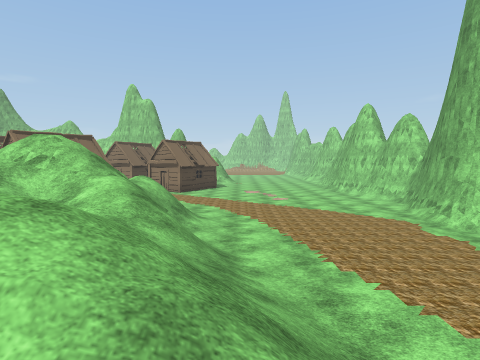
view 1 (above)

24 first-person views from a walk through a Unity game level. The camera is 1.4 m above the floor, tilts 4° down and sees 80° across. The floor is counted in squares, 2 m on a side. Each view is taken from the middle of a square. On the plan, view 1 faces up. The plan holds only what a view shows up to about 10 squares ahead; the rest is blank. The place goes on beyond the plan. The player character is not drawn. Some animated figures are not drawn. Some surface patterns are stand-ins.

view 2
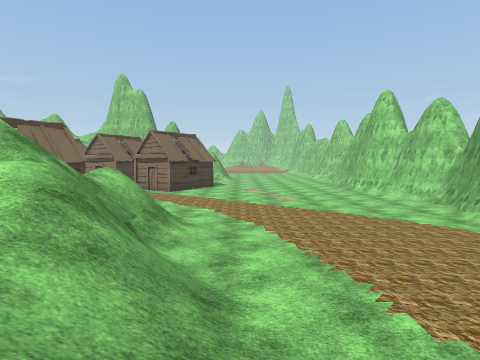

view 3
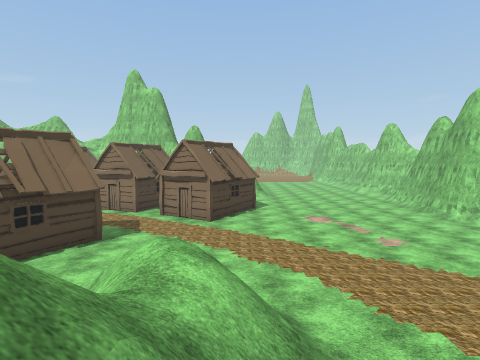

view 4
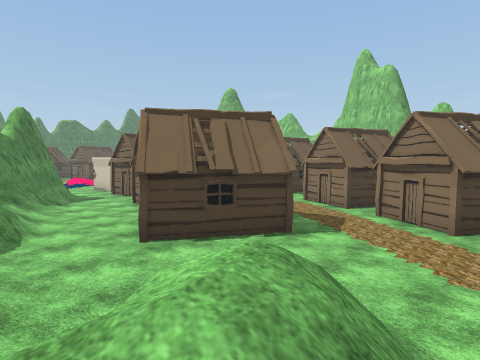

view 5
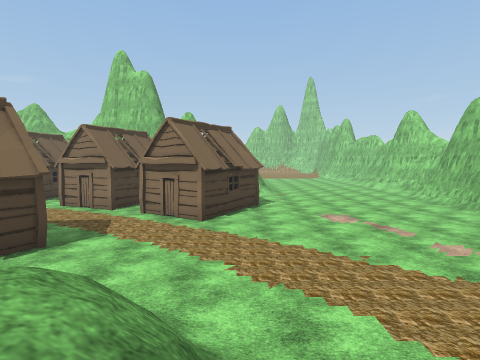

view 6
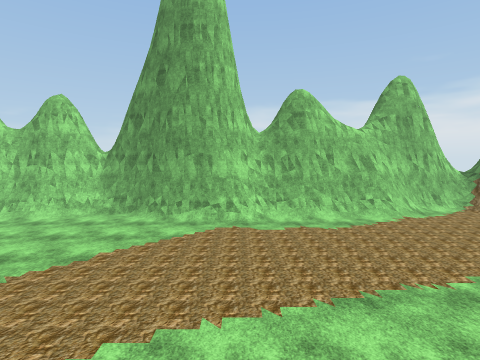

view 7
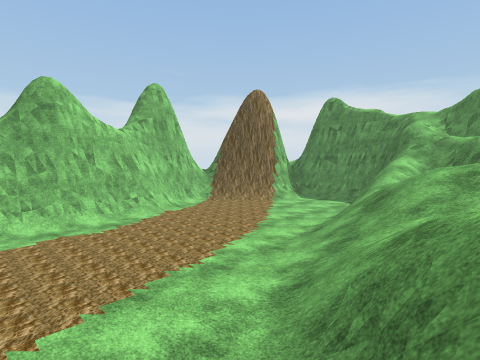

view 8
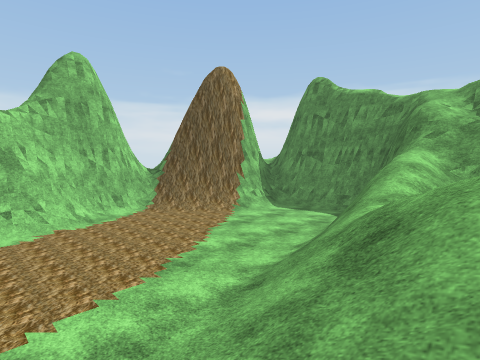

view 9
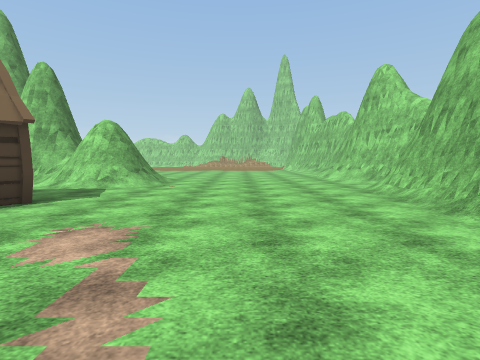

view 10
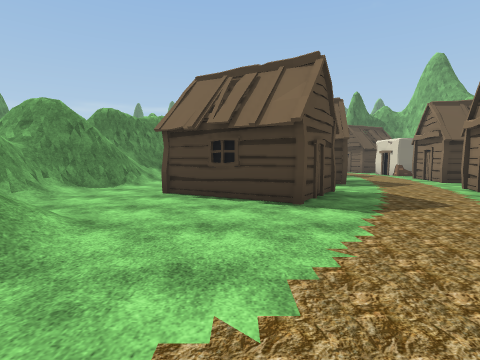

view 11
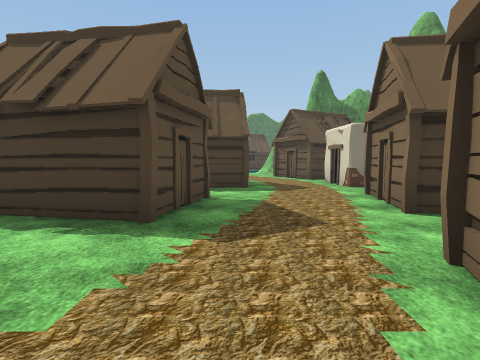

view 12
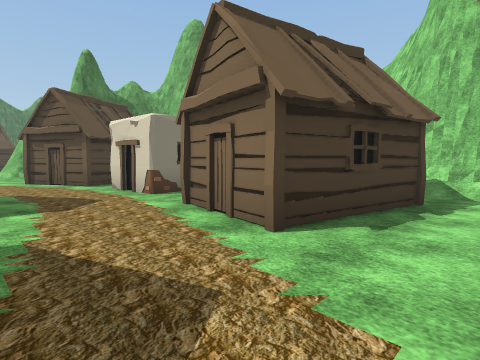

view 13
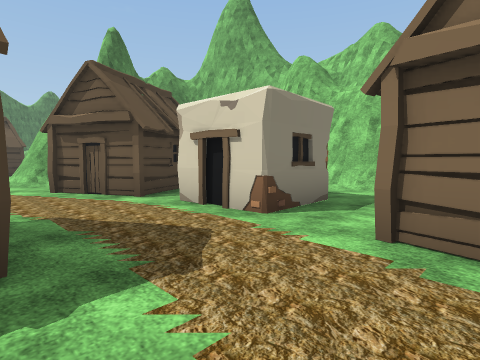

view 14
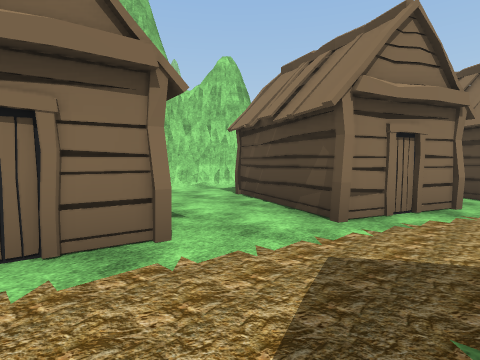

view 15
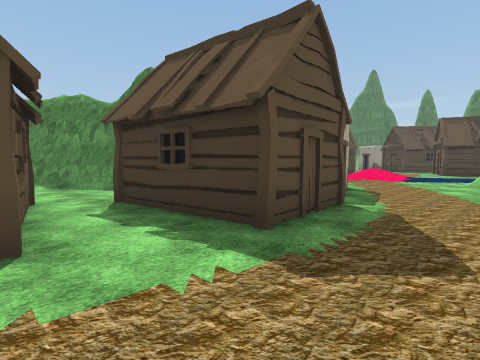

view 16
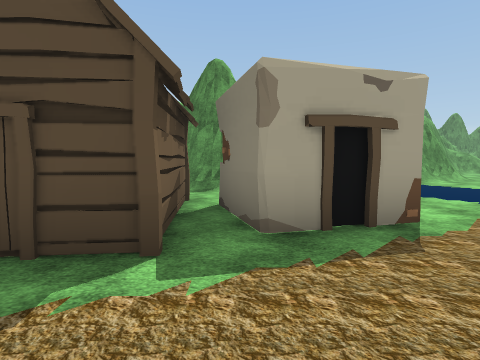

view 17
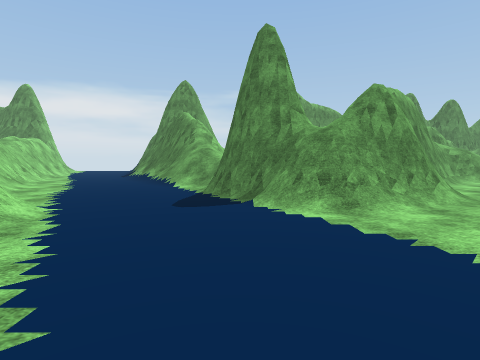

view 18
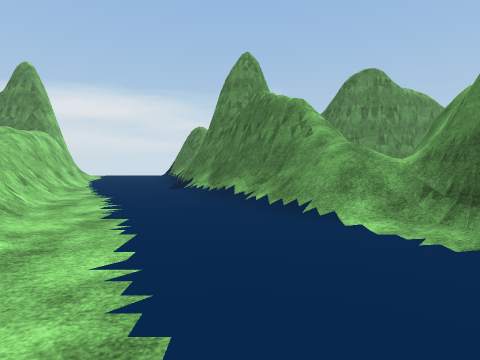

view 19
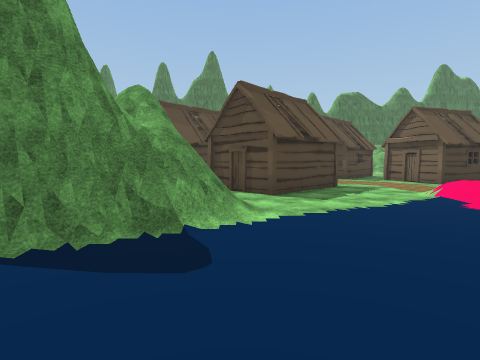

view 20
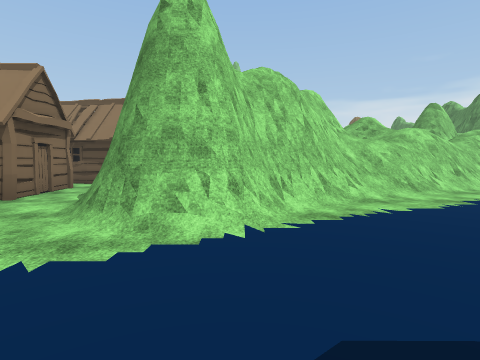

view 21
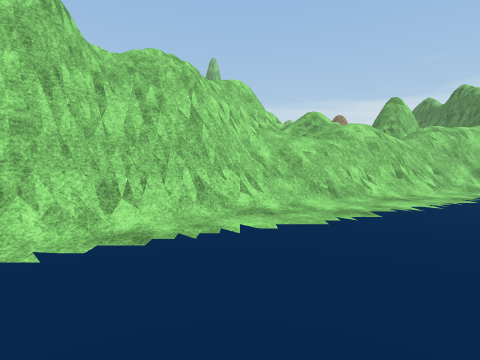

view 22
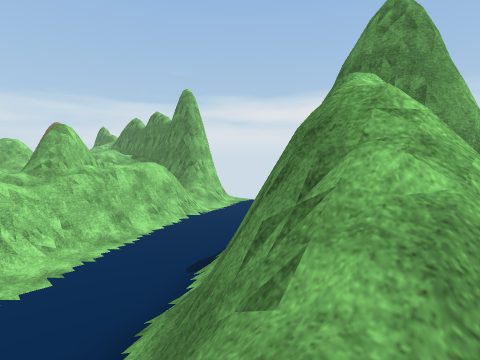

view 23
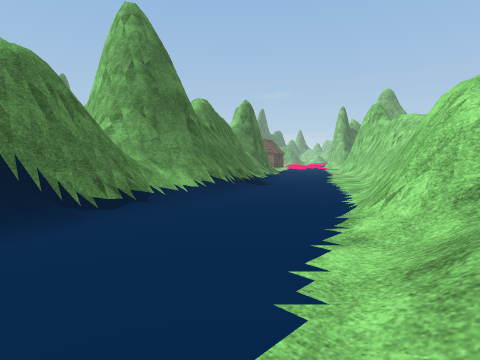

view 24
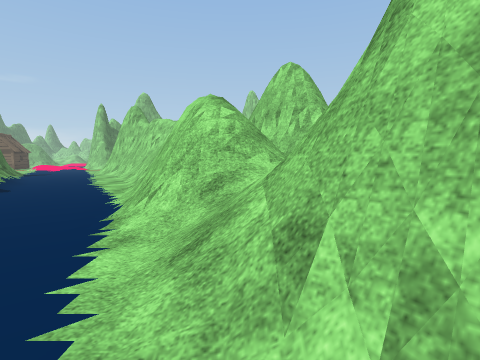

### Floor plan
Key: @ floor where view 1 was taken; # wall or solid block; . main floor; : floor 2.25 m higher than the main floor; + floor 2.5 m higher than the main floor; * floor 2.75 m higher than the main floor; % floor 4.25 m higher than the main floor; / step, stairs or slope; = window, fence, low wall or low ledge; v drop or lower ground; H hut; O other object.
Columns run from 28 left of view 1 to 7 right of it. Each row starts with its distance up from view 1.
 22              ###  ########  ...../##
 21               ..   . .######......##
 20               .. HHH... .###....../#
 19            H  #..H...HH  ......../##
 18            H.O#.HHH..H.H  ......./#
 17        ##.HH..........H  HH....../#
 16  H   .///...........HHH.H.H......##
 15  HH  ........HH........HHH.......##
 14 H..   //..###H H.HHH.....H........#
 13  ...// /..O #H H.H...H............#
 12  ....///..  .H.HH.H.H H...........##
 11   .H...... .......H H H............#
 10   HH......./##/.....HH............##
  9   H.H....../####/.......///.......#
  8    HH./=.../#####///....//=/......#
  7  HHH####..../####/###//v ///......#
  6   H.   ##..../######=##   =/......#
  5   ./    #/..../=#  #/   ///=......#
  4  ./#   ##//.../=+       /////.....#
  3 //##   #////...##         ///.....##
  2 =      #/=#//..==:*#      ////.....#
  1          ###/...=###       ///.....#
  0            ##/..#####       @/.....#
 -1             #/..=v #        / /...##
 -2             #=...#=        =/ /..##
 -3             #//..==#       %##/..#
 -4             ##/.../#       #######
 -5              ##.../#
 -6               #....

Positions as (right, up) in squares from view 1, and headings:
1: (0, 0), facing up
2: (0, 2), facing up
3: (-2, 5), facing up
4: (-2, 7), facing up-left
5: (-2, 7), facing up
6: (-2, 7), facing right
7: (-2, 7), facing down-right
8: (-1, 4), facing down-right
9: (2, 12), facing up
10: (-1, 11), facing left
11: (-6, 15), facing left
12: (-8, 15), facing up-left
13: (-11, 15), facing up-left
14: (-11, 15), facing up-right
15: (-11, 17), facing down-left
16: (-16, 17), facing down
17: (-20, 12), facing down
18: (-17, 8), facing down
19: (-17, 8), facing left
20: (-20, 8), facing right
21: (-19, 6), facing right
22: (-19, 3), facing down-right
23: (-10, -6), facing up-left
24: (-10, -6), facing up
